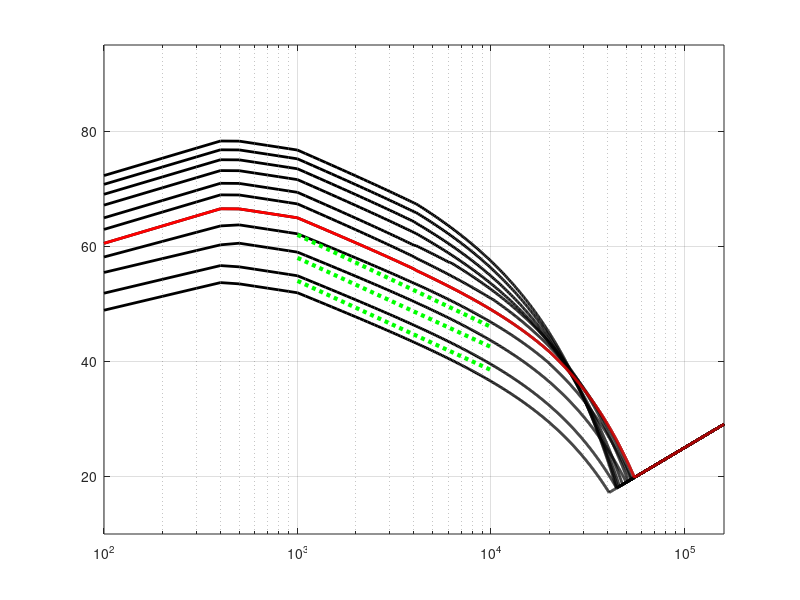
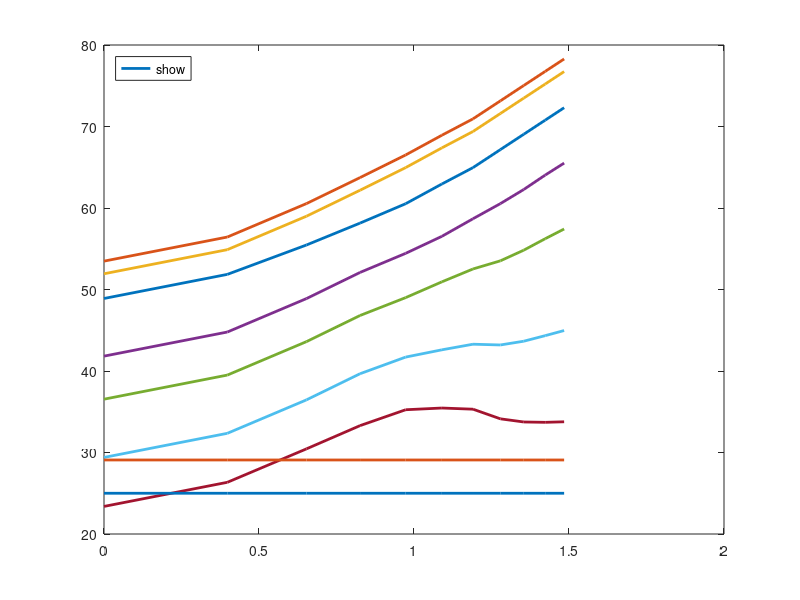

These charts were generated, in order, by the following MATLAB code:
%Ambient Noise Curve
%With Acknowldegement to Donald Ross and Gordon Wenz
%J Hildebrand 1-26-2008
%
clear;
depth = 1000;
% frequency in kHz
f = .1 : .1 : 160;
%make plot
FFig = figure;
x = 100:160000;
y = ones(size(x));
semilogx(x,y);
hold on;
grid on;
ms = [1, 2.5, 4.5, 6.7, 9.4, 12.3, 15.5, 19, 22.6, 26.5, 30.5];
ss = [.5, 1,2,3,4,5,6,7,8,9, 10];
fWi = [100, 500, 1000, 5000, 10000, 20000, 30000, 100000, 160000];
nl = zeros(length(ms),length(f));
n = 0.5; m= 1/2; off = 50;
% Approximation for Knudson curves
for iw = 1 % wind less than 5 m/s
    for iif = 1:4 % freq 100-400 Hz
        nl(iw,iif) = off+6.9 + (n*20* log10(ms(iw))) + 8 * log10(f(iif)) ;% m = 0.8
    end
    for iif = 5:9 % 500-1000 Hz
        nl(iw,iif) = off+2 + (n*20* log10(ms(iw))) - m*10 * log10(f(iif)) ;
    end
    for iif = 10:100 % > 1000 Hz - 10000 Hz
        nl(iw,iif) = off+2 + (n*20* log10(ms(iw))) - 13.5 * log10(f(iif)) ; %m = 1.6
    end
    for iif = 101:length(f) % > 10000 Hz
        nl(iw,iif) = off+2 + (n*20* log10(ms(iw))) - 13.5 * log10(f(iif)) ; %m = 1.6
    end
end
n = 1; m= 1/2; off = 50;
for iw = 2 % wind less than 5 m/s
    for iif = 1:4 % freq 100-400 Hz
        nl(iw,iif) = off+1.9 + (n*20* log10(ms(iw))) + 8 * log10(f(iif)) ;% m = 0.8
    end
    for iif = 5:9 % 500-1000 Hz
        nl(iw,iif) = off-3 + (n*20* log10(ms(iw))) - m*10 * log10(f(iif)) ;
    end
    for iif = 10:100 % > 1000 Hz - 10000 Hz
        nl(iw,iif) = off-3 + (n*20* log10(ms(iw))) - 13.5 * log10(f(iif)) ; %m = 1.6
    end
    for iif = 101:length(f) % > 10000 Hz
        nl(iw,iif) = off-3 + (n*20* log10(ms(iw))) - 13.5 * log10(f(iif)) ; %m = 1.6
    end
end
n = 1;
for iw = 3 % wind less than 5 m/s
    for iif = 1:4 % freq 100-400 Hz
        nl(iw,iif) = off+0.4 + (n*20* log10(ms(iw))) + 8 * log10(f(iif)) ;% m = 0.8
    end
    for iif = 5:9 % 500-1000 Hz
        nl(iw,iif) = off-4. + (n*20* log10(ms(iw))) - m*10 * log10(f(iif)) ;
    end
    for iif = 10:100 % > 1000 Hz - 10000 Hz
        nl(iw,iif) = off-4. + (n*20* log10(ms(iw))) - 13.5 * log10(f(iif)) ; %m = 1.6
    end
    for iif = 101:length(f) % > 10000 Hz
        nl(iw,iif) = off-4. + (n*20* log10(ms(iw))) - 13.5 * log10(f(iif)) ; %m = 1.6
    end
end
n = 1.25; off = 40;
for iw = 4 % wind > than 5 m/s  and < 12 m/s
    for iif = 1:4 % 100-400 Hz
        nl(iw,iif) = off+6.5 + (n *20* log10(ms(iw))) + 9 * log10(f(iif)) ; %m=1
    end
    for iif = 5:9 % 500-1000 Hz
        nl(iw,iif) = off+1.6 + (n *20* log10(ms(iw))) - m*10 * log10(f(iif)) ;
    end
    for iif = 10:40 % 1000 Hz - 20000 Hz
        nl(iw,iif) = off+1.6 + (n *20* log10(ms(iw))) - 13.5 * log10(f(iif)) ; %m = 1.6
    end
    n = 1.0;
    for iif = 41:200 % 1000 Hz - 20000 Hz
        nl(iw,iif) = off+5.75 + (n *20* log10(ms(iw))) - 13.5 * log10(f(iif)) ; %m = 1.6
    end
    for iif = 201:length(f) % 20000 Hz - 160000 Hz
         nfac = (depth/1000)*0.3*n*(iif-201)/length(f);
        nl(iw,iif) = off+5.7 + ((n - nfac) *20* log10(ms(iw))) - 13.5 * log10(f(iif));%m = 1.6
    end
end
n=1.25;
for iw = 5 % wind > than 5 m/s  and < 12 m/s
    for iif = 1:4 % 100-400 Hz
        nl(iw,iif) = off+6.2 + (n *20* log10(ms(iw))) + 10 * log10(f(iif)) ; %m=1
    end
    for iif = 5:9 % 500-1000 Hz
        nl(iw,iif) = off+.7 + (n *20* log10(ms(iw))) - m*10 * log10(f(iif)) ;
    end
    for iif = 10:40 % 1000 Hz - 20000 Hz
        nl(iw,iif) = off+.7 + (n *20* log10(ms(iw))) - 14 * log10(f(iif)) ; %m = 1.6
    end
     n = 1.0;
    for iif = 41:200 % 1000 Hz - 20000 Hz
        nl(iw,iif) = off+5.5 + (n *20* log10(ms(iw))) - 14 * log10(f(iif)) ; %m = 1.6
    end
    for iif = 201:length(f) % 20000 Hz - 160000 Hz
         nfac = (depth/1000)*0.3*n*(iif-201)/length(f);
        nl(iw,iif) = off+5.5 + ((n - nfac) *20* log10(ms(iw))) - 14 * log10(f(iif));%m = 1.6
    end
end
n=1.25;
for iw = 6 % wind > than 12 m/s
    for iif = 1:4 % 100-400 Hz
        nl(iw,iif) = off+5.7 + (n *20* log10(ms(iw))) + 10 * log10(f(iif)) ; %m=1
    end
    for iif = 5:9 % 500-1000 Hz
        nl(iw,iif) = off+.2 + (n *20* log10(ms(iw))) - m*10 * log10(f(iif)) ;
    end
    for iif = 10:40 % 1000 Hz - 10000 Hz
        nl(iw,iif) = off+.2 + (n *20* log10(ms(iw))) - 14.5 * log10(f(iif)) ; %m = 1.6
    end
     n = 1.0;
    for iif = 41:100 % 1000 Hz - 20000 Hz
        nl(iw,iif) = off+5.6 + (n *20* log10(ms(iw))) - 14.5 * log10(f(iif)) ; %m = 1.6
    end
    for iif = 101:length(f) % 10000 Hz - 160000 Hz
        nfac = (depth/1000)*0.7*n*(iif-101)/length(f);
        nl(iw,iif) = off+5.65 + ((n - nfac) *20* log10(ms(iw))) - 14.5 * log10(f(iif)); %m = 1.6
        %  no wind dependence > 10 kHz for > 15 m/s
    end
end
n=1.25;
for iw = 7 % wind > than 12 m/s
    for iif = 1:4 % 100-400 Hz
        nl(iw,iif) = off+5.2 + (n *20* log10(ms(iw))) + 10 * log10(f(iif)) ; %m=1
    end
    for iif = 5:9 % 500-900 Hz
        nl(iw,iif) = off-.3 + (n *20* log10(ms(iw))) - m*10 * log10(f(iif)) ;
    end
    for iif = 10:41 % 1000 Hz - 6000 Hz
        nl(iw,iif) = off-.3 + (n *20* log10(ms(iw))) - 14.5 * log10(f(iif)) ; %m = 1.6
    end
    n = 1.0;
    for iif = 41:61 % 1000 Hz - 20000 Hz
        nl(iw,iif) = off+5.75 + (n *20* log10(ms(iw))) - 14.5 * log10(f(iif)) ; %m = 1.6
    end
    for iif = 62:length(f) % 6000 Hz - 160000 Hz
        nfac(iif) = (depth/1000)*1.2*n*(iif-62)/(length(f));
        nl(iw,iif) = off+5.85 + ((n - nfac(iif)) *20* log10(ms(iw))) - 14.5 * log10(f(iif)) ; %m = 1.6
        %  no wind dependence > 10 kHz for > 15 m/s
    end
end
n=1.25;
for iw = 8 % wind > than 12 m/s
    for iif = 1:4 % 100-400 Hz
        nl(iw,iif) = off+5.2 + (n *20* log10(ms(iw))) + 10 * log10(f(iif)) ; %m=1
    end
    for iif = 5:9 % 500-900 Hz
        nl(iw,iif) = off-.3 + (n *20* log10(ms(iw))) - m*10 * log10(f(iif)) ;
    end
    for iif = 10:40 % 1000 Hz - 6000 Hz
        nl(iw,iif) = off-.3 + (n *20* log10(ms(iw))) - 14.5 * log10(f(iif)) ; %m = 1.6
    end
    n = 1.0;
    for iif = 41:length(f) % 6000 Hz - 160000 Hz
        nfac(iif) = (depth/1000)*1.8*n*(iif-41)/(length(f));
        nl(iw,iif) = off+6.1 + ((n - nfac(iif)) *20* log10(ms(iw))) - 14.5 * log10(f(iif)) ; %m = 1.6
        %  no wind dependence > 10 kHz for > 15 m/s
    end
end
n=1.25;
for iw = 9 % wind > than 12 m/s
    for iif = 1:4 % 100-400 Hz
        nl(iw,iif) = off+5.2 + (n *20* log10(ms(iw))) + 10 * log10(f(iif)) ; %m=1
    end
    for iif = 5:9 % 500-900 Hz
        nl(iw,iif) = off-.3 + (n *20* log10(ms(iw))) - m*10 * log10(f(iif)) ;
    end
    for iif = 10:40 % 1000 Hz - 6000 Hz
        nl(iw,iif) = off-.3 + (n *20* log10(ms(iw))) - 14.5 * log10(f(iif)) ; %m = 1.6
    end
    n= 1.0;
    for iif = 41:length(f) % 6000 Hz - 160000 Hz
        nfac(iif) = (depth/1000)*2.2*n*(iif-41)/(length(f));
        nl(iw,iif) = off+6.4 + ((n - nfac(iif)) *20* log10(ms(iw))) - 14.5 * log10(f(iif)) ; %m = 1.6
        %  no wind dependence > 10 kHz for > 15 m/s
    end
end
n=1.25;
for iw = 10 % wind > than 12 m/s
    for iif = 1:4 % 100-400 Hz
        nl(iw,iif) = off+5.2 + (n *20* log10(ms(iw))) + 10 * log10(f(iif)) ; %m=1
    end
    for iif = 5:9 % 500-900 Hz
        nl(iw,iif) = off-.3 + (n *20* log10(ms(iw))) - m*10 * log10(f(iif)) ;
    end
    for iif = 10:40 % 1000 Hz - 6000 Hz
        nl(iw,iif) = off-.3 + (n *20* log10(ms(iw))) - 14.5 * log10(f(iif)) ; %m = 1.6
    end
    n=1.0;
    for iif = 41:length(f) % 6000 Hz - 160000 Hz
        nfac(iif) = (depth/1000)*2.5*n*(iif-41)/(length(f));
        nl(iw,iif) = off+6.85 + ((n - nfac(iif)) *20* log10(ms(iw))) - 14.5 * log10(f(iif)) ; %m = 1.6
        %  no wind dependence > 10 kHz for > 15 m/s
    end
end
n=1.25;
for iw = 11 % wind > than 12 m/s
    for iif = 1:4 % 100-400 Hz
        nl(iw,iif) = off+5.2 + (n *20* log10(ms(iw))) + 10 * log10(f(iif)) ; %m=1
    end
    for iif = 5:9 % 500-900 Hz
        nl(iw,iif) = off-.3 + (n *20* log10(ms(iw))) - m*10 * log10(f(iif)) ;
    end
    for iif = 10:40 % 1000 Hz - 6000 Hz
        nl(iw,iif) = off-.3 + (n *20* log10(ms(iw))) - 14.5 * log10(f(iif)) ; %m = 1.6
    end
    n = 1.0;
    for iif = 41:length(f) % 6000 Hz - 160000 Hz
        nfac(iif) = (depth/1000)*2.7*n*(iif-41)/(length(f));
        nl(iw,iif) = off+7.15 + ((n - nfac(iif)) *20* log10(ms(iw))) - 14.5 * log10(f(iif)) ; %m = 1.6
        %  no wind dependence > 10 kHz for > 15 m/s
    end
end

%%%%%%%%%%%%%%%%%%%%%%%%%%%%%%%%%%%%%%%%%%%%%%%%%%%%%%%%%%%%%%%%%%%%%
% depth dependance correction to Knudsen spectra
% numerically solve eqn (3)->(4) from Kurahshi and Gratta 2007
% or similarly eqn (10)->(12) Short 2005 IEEE
% depth of hydrophone:
h = depth;   % [meters
% start,end step angle [rad]
ti = 0;
to = pi/2;
dt = to/90;
% alpha -> sound absorbtion coefficient
alpha = 0.036 * f.^(3/2);    % [dB/km] f => [kHz]
% alpha * h
alphah = alpha * h/1000;
% e^-ah
eah = 10.^(-alphah/10);
% loop over angle (theta)
Joah = 0;
Joo= 0;
for t = ti:dt:to
    ct = cos(t);
    sct = sec(t);
    st = sin(t);
    po = ct * st;
    pc = po * eah.^sct;
    Joah = Joah + pc;
    Joo = Joo + po;
end
% depth dependance correction to Knudsen spectra
ddc = 10 .* log10(Joah ./ Joo);
kd = nl + ones(length(ms),1)*ddc; % theoretical noise level with ss
% 15 percent of the theoretical depth correction
% Thermal Noise curve
nt = zeros(1,length(f));
for iif = 1:length(f)
    nt(iif) = -15 + 20 * log10(f(iif));
end
%
% %combine kd and nt
for j = 1 : length(kd(:,1))
    for i = 1 : length(nt)
        if kd(j,i) < nt(i)
            kd(j,i) = nt(i);
        end
    end
end
%
% plot Knudsen curves
for i = 1: length(ms)
    semilogx(1000*f, kd(i,:),'k','LineWidth',2);
end
i=5;
semilogx(1000*f, kd(i,:),'r','LineWidth',2); % ss = 4 is log10(ms) = 1
% semilogx(1000*f, nt,'k','LineWidth',2);
axis([100,160000,10,95]); 
%legend('show','Location','northeast')
% % Wind speed curves
WFig = figure;
for i = 1 : length(fWi)
    plot(log10(ms),kd(:,fWi(i)/100),'LineWidth',2,'DisplayName',...
        num2str(fWi(i)))
    hold on
%     plot(log10(ms),kd(:,fWi(i)/100),'LineWidth',2)
end
legend('show','Location','northwest')
%
ncol = zeros(11000,1);
x = ncol;
y = ncol;
ix = 1;
for i = 1 : length(ms)
    for j = 1 : length(f)
        x(ix) = ms(i);
        y(ix) = f(j);
        ncol(ix) = nl(i,j);
        ix = ix + 1;
    end
end
%
figure(FFig);
%Nystuen for shallow water
ref = ['Nystuen'];
% just above ss3
wdata = [7, 7];
lwdata = log10(wdata);
ndata = [62,46];
fdata = [1000,10000];
semilogx(fdata,ndata,':g','Linewidth',3);
% just above ss2
wdata = [5, 5];
lwdata = log10(wdata);
ndata = [58,42.5];
fdata = [1000,10000];
semilogx(fdata,ndata,':g','Linewidth',3);
% just above ss1
wdata = [3, 3];
lwdata = log10(wdata);
ndata = [54,38.5];
fdata = [1000,10000];
semilogx(fdata,ndata,':g','Linewidth',3);
% legend('show')
%Ross BTL 1954 For deep water
ref = ['Ross'];
% % ss6
% wdata = [15.5, 15.5];
% lwdata = log10(wdata);
% ndata = [68,51];
% fdata = [1000,10000];
% semilogx(fdata,ndata,':b','Linewidth',3);
% % ss4
% wdata = [9.4, 9.4];
% lwdata = log10(wdata);
% ndata = [64,46];
% fdata = [1000,10000];
% semilogx(fdata,ndata,':b','Linewidth',3);
% % ss3
% wdata = [6.7, 6.7];
% lwdata = log10(wdata);
% ndata = [61,43];
% fdata = [1000,10000];
% semilogx(fdata,ndata,':b','Linewidth',3);
% % ss2
% wdata = [4.5, 4.5];
% lwdata = log10(wdata);
% ndata = [58,40];
% fdata = [1000,10000];
% semilogx(fdata,ndata,':b','Linewidth',3);
% % ss1
% wdata = [2.5, 2.5];
% lwdata = log10(wdata);
% ndata = [54,35];
% fdata = [1000,10000];
% semilogx(fdata,ndata,':b','Linewidth',3);

% txt = ['\leftarrow Freq ',num2str(fWi(6))];
% text(0.05,28,txt)
% txt = ['\leftarrow Freq ',num2str(fWi(5))];
% text(0.05,31,txt)
% txt = ['\leftarrow Freq ',num2str(fWi(4))];
% text(0.05,36,txt)
% txt = ['\leftarrow Freq ',num2str(fWi(3))];
% text(0.05,41,txt)
% txt = ['\leftarrow Freq ',num2str(fWi(2))];
% text(0.05,52,txt)
% txt = ['\leftarrow Freq ',num2str(fWi(1))];
% text(0.05,56,txt)
% linex = [.7 , .7];
% liney = [20, 80];
% plot(linex,liney,'Linewidth',3);
% linex = [1.2, 1.2];
% plot(linex,liney,'Linewidth',3);
